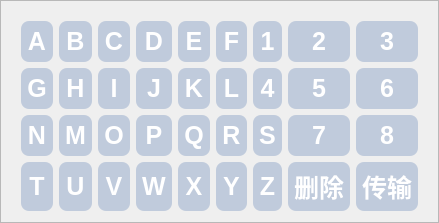
                <widget class="QFrame" name="frame_3">
                 <property name="sizePolicy">
                  <sizepolicy hsizetype="Expanding" vsizetype="Expanding">
                   <horstretch>0</horstretch>
                   <verstretch>0</verstretch>
                  </sizepolicy>
                 </property>
                 <property name="font">
                  <font>
                   <family>微软雅黑</family>
                   <weight>75</weight>
                   <bold>true</bold>
                  </font>
                 </property>
                 <property name="styleSheet">
                  <string notr="true">/* 基础圆角按钮 */
QPushButton {
    /* 核心：圆角设置（数值越大，圆角越明显） */
    border-radius: 8px;          /* 圆角半径，建议8-16px */
    /* 基础样式（可选，保证按钮美观） */
    background-color: #8E9AAFCC;   /* 按钮背景色（蓝色，可自定义） */
    color: #ffffff;              /* 文字颜色（白色） */
    border: none;                /* 去掉默认边框 */
    padding: 6px 6px;           /* 内边距（上下6px，左右16px），避免文字贴边 */
    font-family: &quot;Microsoft YaHei&quot;;  /* 微软雅黑（英文写法，兼容所有系统） */
    font-weight: bold;              /* 加粗 */
    font-size: 25px;             /* 文字大小 */
}

QPushButton:pressed {
    background-color: rgba(255, 255, 255, 0.8); 
    padding-top: 15px;  /* 点击时修改填充 */
}
</string>
                 </property>
                 <property name="frameShape">
                  <enum>QFrame::StyledPanel</enum>
                 </property>
                 <property name="frameShadow">
                  <enum>QFrame::Raised</enum>
                 </property>
                 <layout class="QGridLayout" name="gridLayout">
                  <property name="leftMargin">
                   <number>20</number>
                  </property>
                  <property name="topMargin">
                   <number>20</number>
                  </property>
                  <property name="rightMargin">
                   <number>20</number>
                  </property>
                  <property name="spacing">
                   <number>6</number>
                  </property>
                  <item row="1" column="4">
                   <widget class="QPushButton" name="kb_k">
                    <property name="sizePolicy">
                     <sizepolicy hsizetype="Expanding" vsizetype="Expanding">
                      <horstretch>0</horstretch>
                      <verstretch>0</verstretch>
                     </sizepolicy>
                    </property>
                    <property name="text">
                     <string>K</string>
                    </property>
                   </widget>
                  </item>
                  <item row="1" column="3">
                   <widget class="QPushButton" name="kb_j">
                    <property name="sizePolicy">
                     <sizepolicy hsizetype="Expanding" vsizetype="Expanding">
                      <horstretch>0</horstretch>
                      <verstretch>0</verstretch>
                     </sizepolicy>
                    </property>
                    <property name="text">
                     <string>J</string>
                    </property>
                   </widget>
                  </item>
                  <item row="1" column="1">
                   <widget class="QPushButton" name="kb_h">
                    <property name="sizePolicy">
                     <sizepolicy hsizetype="Expanding" vsizetype="Expanding">
                      <horstretch>0</horstretch>
                      <verstretch>0</verstretch>
                     </sizepolicy>
                    </property>
                    <property name="text">
                     <string>H</string>
                    </property>
                   </widget>
                  </item>
                  <item row="1" column="2">
                   <widget class="QPushButton" name="kb_i">
                    <property name="sizePolicy">
                     <sizepolicy hsizetype="Expanding" vsizetype="Expanding">
                      <horstretch>0</horstretch>
                      <verstretch>0</verstretch>
                     </sizepolicy>
                    </property>
                    <property name="text">
                     <string>I</string>
                    </property>
                   </widget>
                  </item>
                  <item row="1" column="0">
                   <widget class="QPushButton" name="kb_g">
                    <property name="sizePolicy">
                     <sizepolicy hsizetype="Expanding" vsizetype="Expanding">
                      <horstretch>0</horstretch>
                      <verstretch>0</verstretch>
                     </sizepolicy>
                    </property>
                    <property name="text">
                     <string>G</string>
                    </property>
                   </widget>
                  </item>
                  <item row="0" column="0">
                   <widget class="QPushButton" name="kb_a">
                    <property name="sizePolicy">
                     <sizepolicy hsizetype="Expanding" vsizetype="Expanding">
                      <horstretch>0</horstretch>
                      <verstretch>0</verstretch>
                     </sizepolicy>
                    </property>
                    <property name="text">
                     <string>A</string>
                    </property>
                   </widget>
                  </item>
                  <item row="0" column="1">
                   <widget class="QPushButton" name="kb_b">
                    <property name="sizePolicy">
                     <sizepolicy hsizetype="Expanding" vsizetype="Expanding">
                      <horstretch>0</horstretch>
                      <verstretch>0</verstretch>
                     </sizepolicy>
                    </property>
                    <property name="text">
                     <string>B</string>
                    </property>
                   </widget>
                  </item>
                  <item row="0" column="3">
                   <widget class="QPushButton" name="kb_d">
                    <property name="sizePolicy">
                     <sizepolicy hsizetype="Expanding" vsizetype="Expanding">
                      <horstretch>0</horstretch>
                      <verstretch>0</verstretch>
                     </sizepolicy>
                    </property>
                    <property name="text">
                     <string>D</string>
                    </property>
                   </widget>
                  </item>
                  <item row="0" column="4">
                   <widget class="QPushButton" name="kb_e">
                    <property name="sizePolicy">
                     <sizepolicy hsizetype="Expanding" vsizetype="Expanding">
                      <horstretch>0</horstretch>
                      <verstretch>0</verstretch>
                     </sizepolicy>
                    </property>
                    <property name="text">
                     <string>E</string>
                    </property>
                   </widget>
                  </item>
                  <item row="0" column="5">
                   <widget class="QPushButton" name="kb_f">
                    <property name="sizePolicy">
                     <sizepolicy hsizetype="Expanding" vsizetype="Expanding">
                      <horstretch>0</horstretch>
                      <verstretch>0</verstretch>
                     </sizepolicy>
                    </property>
                    <property name="text">
                     <string>F</string>
                    </property>
                   </widget>
                  </item>
                  <item row="0" column="2">
                   <widget class="QPushButton" name="kb_c">
                    <property name="sizePolicy">
                     <sizepolicy hsizetype="Expanding" vsizetype="Expanding">
                      <horstretch>0</horstretch>
                      <verstretch>0</verstretch>
                     </sizepolicy>
                    </property>
                    <property name="text">
                     <string>C</string>
                    </property>
                   </widget>
                  </item>
                  <item row="0" column="6">
                   <widget class="QPushButton" name="kb_1">
                    <property name="sizePolicy">
                     <sizepolicy hsizetype="Expanding" vsizetype="Expanding">
                      <horstretch>0</horstretch>
                      <verstretch>0</verstretch>
                     </sizepolicy>
                    </property>
                    <property name="text">
                     <string>1</string>
                    </property>
                   </widget>
                  </item>
                  <item row="0" column="7">
                   <widget class="QPushButton" name="kb_2">
                    <property name="sizePolicy">
                     <sizepolicy hsizetype="Expanding" vsizetype="Expanding">
                      <horstretch>0</horstretch>
                      <verstretch>0</verstretch>
                     </sizepolicy>
                    </property>
                    <property name="text">
                     <string>2</string>
                    </property>
                   </widget>
                  </item>
                  <item row="0" column="8">
                   <widget class="QPushButton" name="kb_3">
                    <property name="sizePolicy">
                     <sizepolicy hsizetype="Expanding" vsizetype="Expanding">
                      <horstretch>0</horstretch>
                      <verstretch>0</verstretch>
                     </sizepolicy>
                    </property>
                    <property name="text">
                     <string>3</string>
                    </property>
                   </widget>
                  </item>
                  <item row="1" column="6">
                   <widget class="QPushButton" name="kb_4">
                    <property name="sizePolicy">
                     <sizepolicy hsizetype="Expanding" vsizetype="Expanding">
                      <horstretch>0</horstretch>
                      <verstretch>0</verstretch>
                     </sizepolicy>
                    </property>
                    <property name="text">
                     <string>4</string>
                    </property>
                   </widget>
                  </item>
                  <item row="1" column="7">
                   <widget class="QPushButton" name="kb_5">
                    <property name="sizePolicy">
                     <sizepolicy hsizetype="Expanding" vsizetype="Expanding">
                      <horstretch>0</horstretch>
                      <verstretch>0</verstretch>
                     </sizepolicy>
                    </property>
                    <property name="text">
                     <string>5</string>
                    </property>
                   </widget>
                  </item>
                  <item row="1" column="8">
                   <widget class="QPushButton" name="kb_6">
                    <property name="sizePolicy">
                     <sizepolicy hsizetype="Expanding" vsizetype="Expanding">
                      <horstretch>0</horstretch>
                      <verstretch>0</verstretch>
                     </sizepolicy>
                    </property>
                    <property name="text">
                     <string>6</string>
                    </property>
                   </widget>
                  </item>
                  <item row="1" column="5">
                   <widget class="QPushButton" name="kb_l">
                    <property name="sizePolicy">
                     <sizepolicy hsizetype="Expanding" vsizetype="Expanding">
                      <horstretch>0</horstretch>
                      <verstretch>0</verstretch>
                     </sizepolicy>
                    </property>
                    <property name="text">
                     <string>L</string>
                    </property>
                   </widget>
                  </item>
                  <item row="2" column="0">
                   <widget class="QPushButton" name="kb_n">
                    <property name="sizePolicy">
                     <sizepolicy hsizetype="Expanding" vsizetype="Expanding">
                      <horstretch>0</horstretch>
                      <verstretch>0</verstretch>
                     </sizepolicy>
                    </property>
                    <property name="text">
                     <string>N</string>
                    </property>
                   </widget>
                  </item>
                  <item row="2" column="1">
                   <widget class="QPushButton" name="kb_m">
                    <property name="sizePolicy">
                     <sizepolicy hsizetype="Expanding" vsizetype="Expanding">
                      <horstretch>0</horstretch>
                      <verstretch>0</verstretch>
                     </sizepolicy>
                    </property>
                    <property name="text">
                     <string>M</string>
                    </property>
                   </widget>
                  </item>
                  <item row="2" column="2">
                   <widget class="QPushButton" name="kb_o">
                    <property name="sizePolicy">
                     <sizepolicy hsizetype="Expanding" vsizetype="Expanding">
                      <horstretch>0</horstretch>
                      <verstretch>0</verstretch>
                     </sizepolicy>
                    </property>
                    <property name="text">
                     <string>O</string>
                    </property>
                   </widget>
                  </item>
                  <item row="2" column="5">
                   <widget class="QPushButton" name="kb_r">
                    <property name="sizePolicy">
                     <sizepolicy hsizetype="Expanding" vsizetype="Expanding">
                      <horstretch>0</horstretch>
                      <verstretch>0</verstretch>
                     </sizepolicy>
                    </property>
                    <property name="text">
                     <string>R</string>
                    </property>
                   </widget>
                  </item>
                  <item row="2" column="4">
                   <widget class="QPushButton" name="kb_q">
                    <property name="sizePolicy">
                     <sizepolicy hsizetype="Expanding" vsizetype="Expanding">
                      <horstretch>0</horstretch>
                      <verstretch>0</verstretch>
                     </sizepolicy>
                    </property>
                    <property name="text">
                     <string>Q</string>
                    </property>
                   </widget>
                  </item>
                  <item row="2" column="3">
                   <widget class="QPushButton" name="kb_p">
                    <property name="sizePolicy">
                     <sizepolicy hsizetype="Expanding" vsizetype="Expanding">
                      <horstretch>0</horstretch>
                      <verstretch>0</verstretch>
                     </sizepolicy>
                    </property>
                    <property name="text">
                     <string>P</string>
                    </property>
                   </widget>
                  </item>
                  <item row="2" column="6">
                   <widget class="QPushButton" name="kb_s">
                    <property name="sizePolicy">
                     <sizepolicy hsizetype="Expanding" vsizetype="Expanding">
                      <horstretch>0</horstretch>
                      <verstretch>0</verstretch>
                     </sizepolicy>
                    </property>
                    <property name="text">
                     <string>S</string>
                    </property>
                   </widget>
                  </item>
                  <item row="2" column="8">
                   <widget class="QPushButton" name="kb_8">
                    <property name="sizePolicy">
                     <sizepolicy hsizetype="Expanding" vsizetype="Expanding">
                      <horstretch>0</horstretch>
                      <verstretch>0</verstretch>
                     </sizepolicy>
                    </property>
                    <property name="text">
                     <string>8</string>
                    </property>
                   </widget>
                  </item>
                  <item row="2" column="7">
                   <widget class="QPushButton" name="kb_7">
                    <property name="sizePolicy">
                     <sizepolicy hsizetype="Expanding" vsizetype="Expanding">
                      <horstretch>0</horstretch>
                      <verstretch>0</verstretch>
                     </sizepolicy>
                    </property>
                    <property name="text">
                     <string>7</string>
                    </property>
                   </widget>
                  </item>
                  <item row="3" column="0">
                   <widget class="QPushButton" name="kb_t">
                    <property name="sizePolicy">
                     <sizepolicy hsizetype="Expanding" vsizetype="Expanding">
                      <horstretch>0</horstretch>
                      <verstretch>0</verstretch>
                     </sizepolicy>
                    </property>
                    <property name="text">
                     <string>T</string>
                    </property>
                   </widget>
                  </item>
                  <item row="3" column="3">
                   <widget class="QPushButton" name="kb_w">
                    <property name="sizePolicy">
                     <sizepolicy hsizetype="Expanding" vsizetype="Expanding">
                      <horstretch>0</horstretch>
                      <verstretch>0</verstretch>
                     </sizepolicy>
                    </property>
                    <property name="text">
                     <string>W</string>
                    </property>
                   </widget>
                  </item>
                  <item row="3" column="4">
                   <widget class="QPushButton" name="kb_x">
                    <property name="sizePolicy">
                     <sizepolicy hsizetype="Expanding" vsizetype="Expanding">
                      <horstretch>0</horstretch>
                      <verstretch>0</verstretch>
                     </sizepolicy>
                    </property>
                    <property name="text">
                     <string>X</string>
                    </property>
                   </widget>
                  </item>
                  <item row="3" column="2">
                   <widget class="QPushButton" name="kb_v">
                    <property name="sizePolicy">
                     <sizepolicy hsizetype="Expanding" vsizetype="Expanding">
                      <horstretch>0</horstretch>
                      <verstretch>0</verstretch>
                     </sizepolicy>
                    </property>
                    <property name="text">
                     <string>V</string>
                    </property>
                   </widget>
                  </item>
                  <item row="3" column="1">
                   <widget class="QPushButton" name="kb_u">
                    <property name="sizePolicy">
                     <sizepolicy hsizetype="Expanding" vsizetype="Expanding">
                      <horstretch>0</horstretch>
                      <verstretch>0</verstretch>
                     </sizepolicy>
                    </property>
                    <property name="text">
                     <string>U</string>
                    </property>
                   </widget>
                  </item>
                  <item row="3" column="5">
                   <widget class="QPushButton" name="kb_y">
                    <property name="sizePolicy">
                     <sizepolicy hsizetype="Expanding" vsizetype="Expanding">
                      <horstretch>0</horstretch>
                      <verstretch>0</verstretch>
                     </sizepolicy>
                    </property>
                    <property name="text">
                     <string>Y</string>
                    </property>
                   </widget>
                  </item>
                  <item row="3" column="6">
                   <widget class="QPushButton" name="kb_z">
                    <property name="sizePolicy">
                     <sizepolicy hsizetype="Expanding" vsizetype="Expanding">
                      <horstretch>0</horstretch>
                      <verstretch>0</verstretch>
                     </sizepolicy>
                    </property>
                    <property name="text">
                     <string>Z</string>
                    </property>
                   </widget>
                  </item>
                  <item row="3" column="8">
                   <widget class="QPushButton" name="kb_send">
                    <property name="sizePolicy">
                     <sizepolicy hsizetype="Expanding" vsizetype="Expanding">
                      <horstretch>0</horstretch>
                      <verstretch>0</verstretch>
                     </sizepolicy>
                    </property>
                    <property name="text">
                     <string>传输</string>
                    </property>
                   </widget>
                  </item>
                  <item row="3" column="7">
                   <widget class="QPushButton" name="kb_del">
                    <property name="sizePolicy">
                     <sizepolicy hsizetype="Expanding" vsizetype="Expanding">
                      <horstretch>0</horstretch>
                      <verstretch>0</verstretch>
                     </sizepolicy>
                    </property>
                    <property name="text">
                     <string>删除</string>
                    </property>
                   </widget>
                  </item>
                 </layout>
                </widget>
